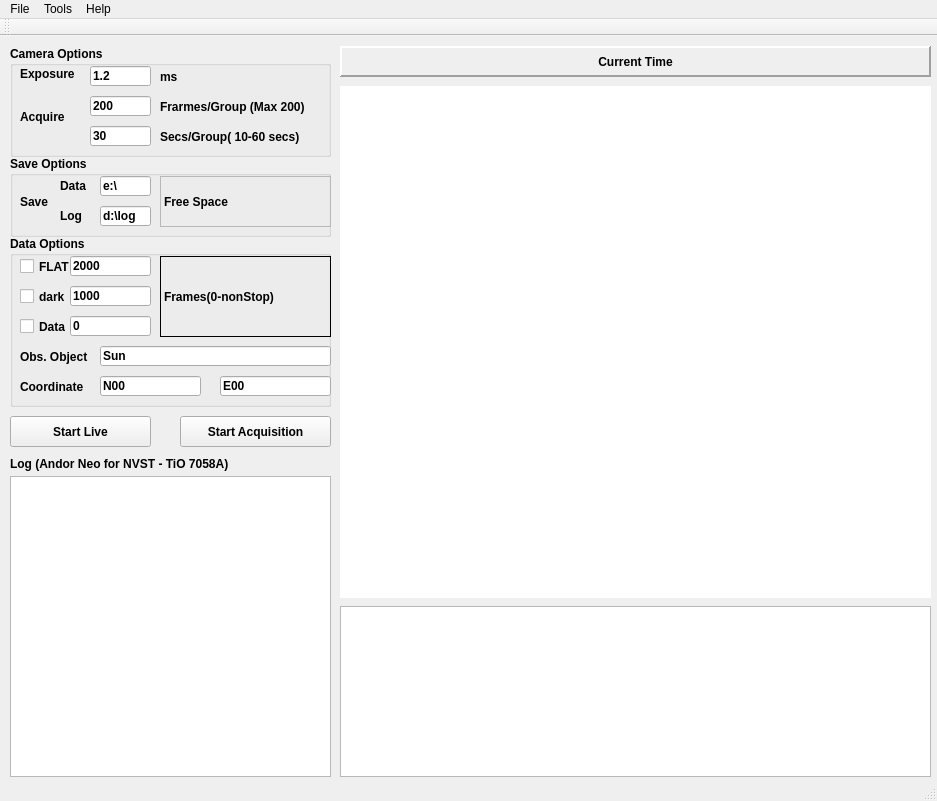
<?xml version="1.0" encoding="UTF-8"?>
<ui version="4.0">
 <class>MainWindow</class>
 <widget class="QMainWindow" name="MainWindow">
  <property name="geometry">
   <rect>
    <x>0</x>
    <y>0</y>
    <width>937</width>
    <height>801</height>
   </rect>
  </property>
  <property name="sizePolicy">
   <sizepolicy hsizetype="Fixed" vsizetype="Fixed">
    <horstretch>0</horstretch>
    <verstretch>0</verstretch>
   </sizepolicy>
  </property>
  <property name="windowTitle">
   <string>MainWindow</string>
  </property>
  <property name="toolTip">
   <string/>
  </property>
  <widget class="QWidget" name="centralWidget">
   <property name="enabled">
    <bool>true</bool>
   </property>
   <widget class="QGraphicsView" name="graphicsView">
    <property name="geometry">
     <rect>
      <x>340</x>
      <y>50</y>
      <width>591</width>
      <height>512</height>
     </rect>
    </property>
    <property name="sizePolicy">
     <sizepolicy hsizetype="Expanding" vsizetype="Expanding">
      <horstretch>1</horstretch>
      <verstretch>1</verstretch>
     </sizepolicy>
    </property>
    <property name="minimumSize">
     <size>
      <width>512</width>
      <height>512</height>
     </size>
    </property>
    <property name="cursor" stdset="0">
     <cursorShape>CrossCursor</cursorShape>
    </property>
    <property name="mouseTracking">
     <bool>false</bool>
    </property>
    <property name="autoFillBackground">
     <bool>false</bool>
    </property>
    <property name="frameShape">
     <enum>QFrame::NoFrame</enum>
    </property>
    <property name="sizeAdjustPolicy">
     <enum>QAbstractScrollArea::AdjustIgnored</enum>
    </property>
    <property name="backgroundBrush">
     <brush brushstyle="SolidPattern">
      <color alpha="255">
       <red>0</red>
       <green>0</green>
       <blue>0</blue>
      </color>
     </brush>
    </property>
   </widget>
   <widget class="QPushButton" name="btnLive">
    <property name="geometry">
     <rect>
      <x>10</x>
      <y>380</y>
      <width>141</width>
      <height>31</height>
     </rect>
    </property>
    <property name="sizePolicy">
     <sizepolicy hsizetype="Expanding" vsizetype="Fixed">
      <horstretch>0</horstretch>
      <verstretch>0</verstretch>
     </sizepolicy>
    </property>
    <property name="font">
     <font>
      <bold>true</bold>
     </font>
    </property>
    <property name="text">
     <string>Start Live</string>
    </property>
    <property name="checkable">
     <bool>true</bool>
    </property>
   </widget>
   <widget class="QLabel" name="label_time">
    <property name="geometry">
     <rect>
      <x>340</x>
      <y>10</y>
      <width>591</width>
      <height>31</height>
     </rect>
    </property>
    <property name="sizePolicy">
     <sizepolicy hsizetype="Expanding" vsizetype="Fixed">
      <horstretch>0</horstretch>
      <verstretch>0</verstretch>
     </sizepolicy>
    </property>
    <property name="font">
     <font>
      <bold>true</bold>
     </font>
    </property>
    <property name="layoutDirection">
     <enum>Qt::LeftToRight</enum>
    </property>
    <property name="frameShape">
     <enum>QFrame::Panel</enum>
    </property>
    <property name="frameShadow">
     <enum>QFrame::Raised</enum>
    </property>
    <property name="lineWidth">
     <number>2</number>
    </property>
    <property name="text">
     <string>Current Time</string>
    </property>
    <property name="alignment">
     <set>Qt::AlignCenter</set>
    </property>
   </widget>
   <widget class="QPushButton" name="btnSnap">
    <property name="geometry">
     <rect>
      <x>180</x>
      <y>380</y>
      <width>151</width>
      <height>31</height>
     </rect>
    </property>
    <property name="sizePolicy">
     <sizepolicy hsizetype="Expanding" vsizetype="Fixed">
      <horstretch>0</horstretch>
      <verstretch>0</verstretch>
     </sizepolicy>
    </property>
    <property name="font">
     <font>
      <bold>true</bold>
     </font>
    </property>
    <property name="text">
     <string>Start Acquisition</string>
    </property>
    <property name="checkable">
     <bool>false</bool>
    </property>
    <property name="checked">
     <bool>false</bool>
    </property>
    <property name="autoRepeatDelay">
     <number>50</number>
    </property>
    <property name="autoRepeatInterval">
     <number>50</number>
    </property>
   </widget>
   <widget class="QLabel" name="label_status">
    <property name="geometry">
     <rect>
      <x>10</x>
      <y>420</y>
      <width>331</width>
      <height>16</height>
     </rect>
    </property>
    <property name="sizePolicy">
     <sizepolicy hsizetype="Preferred" vsizetype="Fixed">
      <horstretch>0</horstretch>
      <verstretch>0</verstretch>
     </sizepolicy>
    </property>
    <property name="font">
     <font>
      <bold>true</bold>
     </font>
    </property>
    <property name="text">
     <string>Log (Andor Neo for NVST - TiO 7058A)</string>
    </property>
   </widget>
   <widget class="QTextEdit" name="textEdit_status">
    <property name="geometry">
     <rect>
      <x>10</x>
      <y>440</y>
      <width>321</width>
      <height>301</height>
     </rect>
    </property>
    <property name="sizePolicy">
     <sizepolicy hsizetype="Preferred" vsizetype="Expanding">
      <horstretch>0</horstretch>
      <verstretch>0</verstretch>
     </sizepolicy>
    </property>
   </widget>
   <widget class="QChartView" name="chart_graphicsView">
    <property name="geometry">
     <rect>
      <x>340</x>
      <y>570</y>
      <width>591</width>
      <height>171</height>
     </rect>
    </property>
   </widget>
   <widget class="QGroupBox" name="groupBox">
    <property name="geometry">
     <rect>
      <x>10</x>
      <y>200</y>
      <width>321</width>
      <height>171</height>
     </rect>
    </property>
    <property name="font">
     <font>
      <bold>true</bold>
     </font>
    </property>
    <property name="title">
     <string>Data Options</string>
    </property>
    <widget class="QLineEdit" name="lineEdit_cor2">
     <property name="geometry">
      <rect>
       <x>210</x>
       <y>140</y>
       <width>111</width>
       <height>20</height>
      </rect>
     </property>
     <property name="text">
      <string>E00</string>
     </property>
    </widget>
    <widget class="QLineEdit" name="lineEdit_cor1">
     <property name="geometry">
      <rect>
       <x>90</x>
       <y>140</y>
       <width>101</width>
       <height>20</height>
      </rect>
     </property>
     <property name="text">
      <string>N00</string>
     </property>
    </widget>
    <widget class="QLineEdit" name="lineEdit_flatnum">
     <property name="geometry">
      <rect>
       <x>60</x>
       <y>20</y>
       <width>81</width>
       <height>20</height>
      </rect>
     </property>
     <property name="text">
      <string>2000</string>
     </property>
    </widget>
    <widget class="QLabel" name="label_2">
     <property name="geometry">
      <rect>
       <x>10</x>
       <y>140</y>
       <width>81</width>
       <height>21</height>
      </rect>
     </property>
     <property name="text">
      <string>Coordinate</string>
     </property>
    </widget>
    <widget class="QLineEdit" name="lineEdit_objname">
     <property name="geometry">
      <rect>
       <x>90</x>
       <y>110</y>
       <width>231</width>
       <height>20</height>
      </rect>
     </property>
     <property name="text">
      <string>Sun</string>
     </property>
    </widget>
    <widget class="QLabel" name="label_obj">
     <property name="geometry">
      <rect>
       <x>10</x>
       <y>110</y>
       <width>81</width>
       <height>21</height>
      </rect>
     </property>
     <property name="text">
      <string>Obs. Object</string>
     </property>
    </widget>
    <widget class="QLabel" name="label_dunit_2">
     <property name="geometry">
      <rect>
       <x>150</x>
       <y>20</y>
       <width>171</width>
       <height>81</height>
      </rect>
     </property>
     <property name="frameShape">
      <enum>QFrame::Box</enum>
     </property>
     <property name="text">
      <string>Frames(0-nonStop)</string>
     </property>
    </widget>
    <widget class="QLineEdit" name="lineEdit_darknum">
     <property name="geometry">
      <rect>
       <x>60</x>
       <y>50</y>
       <width>81</width>
       <height>20</height>
      </rect>
     </property>
     <property name="text">
      <string>1000</string>
     </property>
    </widget>
    <widget class="QCheckBox" name="checkBox_Flat">
     <property name="geometry">
      <rect>
       <x>10</x>
       <y>20</y>
       <width>71</width>
       <height>21</height>
      </rect>
     </property>
     <property name="text">
      <string>FLAT</string>
     </property>
    </widget>
    <widget class="QCheckBox" name="checkBox_Data">
     <property name="geometry">
      <rect>
       <x>10</x>
       <y>80</y>
       <width>71</width>
       <height>21</height>
      </rect>
     </property>
     <property name="text">
      <string>Data</string>
     </property>
    </widget>
    <widget class="QLineEdit" name="lineEdit_datanum">
     <property name="geometry">
      <rect>
       <x>60</x>
       <y>80</y>
       <width>81</width>
       <height>20</height>
      </rect>
     </property>
     <property name="text">
      <string>0</string>
     </property>
    </widget>
    <widget class="QCheckBox" name="checkBox_Dark">
     <property name="geometry">
      <rect>
       <x>10</x>
       <y>50</y>
       <width>51</width>
       <height>21</height>
      </rect>
     </property>
     <property name="text">
      <string>dark</string>
     </property>
    </widget>
   </widget>
   <widget class="QGroupBox" name="groupBox_2">
    <property name="geometry">
     <rect>
      <x>10</x>
      <y>120</y>
      <width>321</width>
      <height>81</height>
     </rect>
    </property>
    <property name="font">
     <font>
      <bold>true</bold>
     </font>
    </property>
    <property name="title">
     <string>Save Options</string>
    </property>
    <widget class="QLabel" name="label_freedisk">
     <property name="geometry">
      <rect>
       <x>150</x>
       <y>20</y>
       <width>171</width>
       <height>51</height>
      </rect>
     </property>
     <property name="frameShape">
      <enum>QFrame::StyledPanel</enum>
     </property>
     <property name="text">
      <string>Free Space  </string>
     </property>
    </widget>
    <widget class="QLineEdit" name="lineEdit_savelog">
     <property name="geometry">
      <rect>
       <x>90</x>
       <y>50</y>
       <width>51</width>
       <height>20</height>
      </rect>
     </property>
     <property name="text">
      <string>d:\log</string>
     </property>
    </widget>
    <widget class="QLabel" name="label_savelog">
     <property name="geometry">
      <rect>
       <x>50</x>
       <y>50</y>
       <width>31</width>
       <height>20</height>
      </rect>
     </property>
     <property name="text">
      <string>Log</string>
     </property>
    </widget>
    <widget class="QLabel" name="label_saveto">
     <property name="geometry">
      <rect>
       <x>50</x>
       <y>20</y>
       <width>31</width>
       <height>20</height>
      </rect>
     </property>
     <property name="sizePolicy">
      <sizepolicy hsizetype="Preferred" vsizetype="Fixed">
       <horstretch>0</horstretch>
       <verstretch>0</verstretch>
      </sizepolicy>
     </property>
     <property name="text">
      <string>Data </string>
     </property>
    </widget>
    <widget class="QLineEdit" name="lineEdit_saveto">
     <property name="geometry">
      <rect>
       <x>90</x>
       <y>20</y>
       <width>51</width>
       <height>20</height>
      </rect>
     </property>
     <property name="text">
      <string>e:\</string>
     </property>
    </widget>
    <widget class="QLabel" name="label_dunit_7">
     <property name="geometry">
      <rect>
       <x>10</x>
       <y>20</y>
       <width>31</width>
       <height>51</height>
      </rect>
     </property>
     <property name="text">
      <string>Save</string>
     </property>
    </widget>
   </widget>
   <widget class="QGroupBox" name="groupBox_3">
    <property name="geometry">
     <rect>
      <x>10</x>
      <y>10</y>
      <width>321</width>
      <height>111</height>
     </rect>
    </property>
    <property name="font">
     <font>
      <bold>true</bold>
     </font>
    </property>
    <property name="title">
     <string>Camera Options</string>
    </property>
    <widget class="QLabel" name="label_dunit_6">
     <property name="geometry">
      <rect>
       <x>10</x>
       <y>50</y>
       <width>51</width>
       <height>41</height>
      </rect>
     </property>
     <property name="text">
      <string>Acquire</string>
     </property>
    </widget>
    <widget class="QLabel" name="label_dunit_5">
     <property name="geometry">
      <rect>
       <x>150</x>
       <y>20</y>
       <width>91</width>
       <height>21</height>
      </rect>
     </property>
     <property name="text">
      <string>ms</string>
     </property>
    </widget>
    <widget class="QLineEdit" name="lineEdit_exposuretime">
     <property name="geometry">
      <rect>
       <x>80</x>
       <y>20</y>
       <width>61</width>
       <height>20</height>
      </rect>
     </property>
     <property name="text">
      <string>1.2</string>
     </property>
    </widget>
    <widget class="QLineEdit" name="lineEdit_framerate">
     <property name="geometry">
      <rect>
       <x>80</x>
       <y>50</y>
       <width>61</width>
       <height>20</height>
      </rect>
     </property>
     <property name="text">
      <string>200</string>
     </property>
    </widget>
    <widget class="QLabel" name="label">
     <property name="geometry">
      <rect>
       <x>150</x>
       <y>50</y>
       <width>171</width>
       <height>21</height>
      </rect>
     </property>
     <property name="text">
      <string>Frarmes/Group (Max 200)</string>
     </property>
    </widget>
    <widget class="QLabel" name="label_exposuretime">
     <property name="geometry">
      <rect>
       <x>10</x>
       <y>20</y>
       <width>61</width>
       <height>16</height>
      </rect>
     </property>
     <property name="sizePolicy">
      <sizepolicy hsizetype="Preferred" vsizetype="Fixed">
       <horstretch>0</horstretch>
       <verstretch>0</verstretch>
      </sizepolicy>
     </property>
     <property name="text">
      <string>Exposure</string>
     </property>
    </widget>
    <widget class="QLineEdit" name="lineEdit_groupdelay">
     <property name="geometry">
      <rect>
       <x>80</x>
       <y>80</y>
       <width>61</width>
       <height>20</height>
      </rect>
     </property>
     <property name="text">
      <string>30</string>
     </property>
    </widget>
    <widget class="QLabel" name="label_3">
     <property name="geometry">
      <rect>
       <x>150</x>
       <y>80</y>
       <width>171</width>
       <height>21</height>
      </rect>
     </property>
     <property name="text">
      <string>Secs/Group( 10-60 secs)</string>
     </property>
    </widget>
   </widget>
  </widget>
  <widget class="QMenuBar" name="menuBar">
   <property name="geometry">
    <rect>
     <x>0</x>
     <y>0</y>
     <width>937</width>
     <height>22</height>
    </rect>
   </property>
   <widget class="QMenu" name="menuFile">
    <property name="title">
     <string>File</string>
    </property>
    <addaction name="actionSave"/>
    <addaction name="actionExit"/>
   </widget>
   <widget class="QMenu" name="menuServer">
    <property name="title">
     <string>Tools</string>
    </property>
    <addaction name="actionServer"/>
    <addaction name="actionDetect_Cameras"/>
   </widget>
   <widget class="QMenu" name="menuHelp">
    <property name="title">
     <string>Help</string>
    </property>
    <addaction name="actionAbout"/>
   </widget>
   <addaction name="menuFile"/>
   <addaction name="menuServer"/>
   <addaction name="menuHelp"/>
  </widget>
  <widget class="QToolBar" name="mainToolBar">
   <attribute name="toolBarArea">
    <enum>TopToolBarArea</enum>
   </attribute>
   <attribute name="toolBarBreak">
    <bool>false</bool>
   </attribute>
  </widget>
  <widget class="QStatusBar" name="statusBar"/>
  <action name="actionServer">
   <property name="text">
    <string>Server</string>
   </property>
  </action>
  <action name="actionLogging">
   <property name="text">
    <string>Logging</string>
   </property>
  </action>
  <action name="actionSave">
   <property name="text">
    <string>Save</string>
   </property>
   <property name="shortcut">
    <string>Ctrl+S</string>
   </property>
  </action>
  <action name="actionExit">
   <property name="text">
    <string>Exit</string>
   </property>
   <property name="shortcut">
    <string>Ctrl+Q</string>
   </property>
  </action>
  <action name="actionAbout">
   <property name="text">
    <string>About</string>
   </property>
  </action>
  <action name="actionDetect_Cameras">
   <property name="text">
    <string>Detect Cameras</string>
   </property>
  </action>
 </widget>
 <layoutdefault spacing="6" margin="11"/>
 <customwidgets>
  <customwidget>
   <class>QChartView</class>
   <extends>QGraphicsView</extends>
   <header location="global">QtCharts</header>
  </customwidget>
 </customwidgets>
 <resources/>
 <connections/>
</ui>
